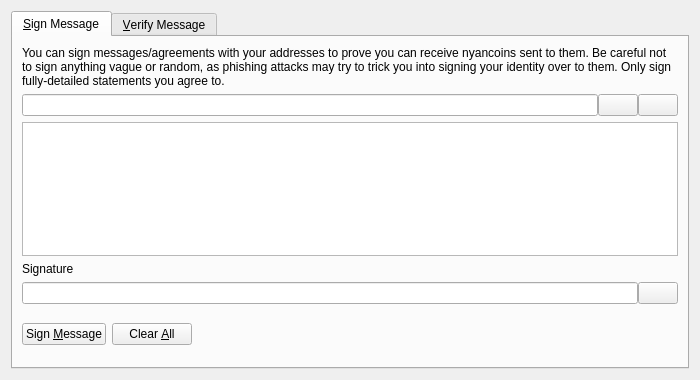
<?xml version="1.0" encoding="UTF-8"?>
<ui version="4.0">
 <class>SignVerifyMessageDialog</class>
 <widget class="QDialog" name="SignVerifyMessageDialog">
  <property name="geometry">
   <rect>
    <x>0</x>
    <y>0</y>
    <width>700</width>
    <height>380</height>
   </rect>
  </property>
  <property name="windowTitle">
   <string>Signatures - Sign / Verify a Message</string>
  </property>
  <property name="modal">
   <bool>true</bool>
  </property>
  <layout class="QVBoxLayout" name="verticalLayout">
   <item>
    <widget class="QTabWidget" name="tabWidget">
     <property name="currentIndex">
      <number>0</number>
     </property>
     <widget class="QWidget" name="tabSignMessage">
      <attribute name="title">
       <string>&amp;Sign Message</string>
      </attribute>
      <layout class="QVBoxLayout" name="verticalLayout_SM">
       <item>
        <widget class="QLabel" name="infoLabel_SM">
         <property name="text">
          <string>You can sign messages/agreements with your addresses to prove you can receive nyancoins sent to them. Be careful not to sign anything vague or random, as phishing attacks may try to trick you into signing your identity over to them. Only sign fully-detailed statements you agree to.</string>
         </property>
         <property name="textFormat">
          <enum>Qt::PlainText</enum>
         </property>
         <property name="wordWrap">
          <bool>true</bool>
         </property>
        </widget>
       </item>
       <item>
        <layout class="QHBoxLayout" name="horizontalLayout_1_SM">
         <property name="spacing">
          <number>0</number>
         </property>
         <item>
          <widget class="QValidatedLineEdit" name="addressIn_SM">
           <property name="toolTip">
            <string>The Nyancoin address to sign the message with</string>
           </property>
          </widget>
         </item>
         <item>
          <widget class="QPushButton" name="addressBookButton_SM">
           <property name="toolTip">
            <string>Choose previously used address</string>
           </property>
           <property name="text">
            <string/>
           </property>
           <property name="icon">
            <iconset resource="../bitcoin.qrc">
             <normaloff>:/icons/address-book</normaloff>:/icons/address-book</iconset>
           </property>
           <property name="shortcut">
            <string>Alt+A</string>
           </property>
           <property name="autoDefault">
            <bool>false</bool>
           </property>
          </widget>
         </item>
         <item>
          <widget class="QPushButton" name="pasteButton_SM">
           <property name="toolTip">
            <string>Paste address from clipboard</string>
           </property>
           <property name="text">
            <string/>
           </property>
           <property name="icon">
            <iconset resource="../bitcoin.qrc">
             <normaloff>:/icons/editpaste</normaloff>:/icons/editpaste</iconset>
           </property>
           <property name="shortcut">
            <string>Alt+P</string>
           </property>
           <property name="autoDefault">
            <bool>false</bool>
           </property>
          </widget>
         </item>
        </layout>
       </item>
       <item>
        <widget class="QPlainTextEdit" name="messageIn_SM">
         <property name="toolTip">
          <string>Enter the message you want to sign here</string>
         </property>
        </widget>
       </item>
       <item>
        <widget class="QLabel" name="signatureLabel_SM">
         <property name="text">
          <string>Signature</string>
         </property>
         <property name="textFormat">
          <enum>Qt::PlainText</enum>
         </property>
        </widget>
       </item>
       <item>
        <layout class="QHBoxLayout" name="horizontalLayout_2_SM">
         <property name="spacing">
          <number>0</number>
         </property>
         <item>
          <widget class="QLineEdit" name="signatureOut_SM">
           <property name="font">
            <font>
             <italic>true</italic>
            </font>
           </property>
           <property name="readOnly">
            <bool>true</bool>
           </property>
          </widget>
         </item>
         <item>
          <widget class="QPushButton" name="copySignatureButton_SM">
           <property name="toolTip">
            <string>Copy the current signature to the system clipboard</string>
           </property>
           <property name="text">
            <string/>
           </property>
           <property name="icon">
            <iconset resource="../bitcoin.qrc">
             <normaloff>:/icons/editcopy</normaloff>:/icons/editcopy</iconset>
           </property>
           <property name="autoDefault">
            <bool>false</bool>
           </property>
          </widget>
         </item>
        </layout>
       </item>
       <item>
        <layout class="QHBoxLayout" name="horizontalLayout_3_SM">
         <item>
          <widget class="QPushButton" name="signMessageButton_SM">
           <property name="toolTip">
            <string>Sign the message to prove you own this Nyancoin address</string>
           </property>
           <property name="text">
            <string>Sign &amp;Message</string>
           </property>
           <property name="icon">
            <iconset resource="../bitcoin.qrc">
             <normaloff>:/icons/edit</normaloff>:/icons/edit</iconset>
           </property>
           <property name="autoDefault">
            <bool>false</bool>
           </property>
          </widget>
         </item>
         <item>
          <widget class="QPushButton" name="clearButton_SM">
           <property name="toolTip">
            <string>Reset all sign message fields</string>
           </property>
           <property name="text">
            <string>Clear &amp;All</string>
           </property>
           <property name="icon">
            <iconset resource="../bitcoin.qrc">
             <normaloff>:/icons/remove</normaloff>:/icons/remove</iconset>
           </property>
           <property name="autoDefault">
            <bool>false</bool>
           </property>
          </widget>
         </item>
         <item>
          <spacer name="horizontalSpacer_1_SM">
           <property name="orientation">
            <enum>Qt::Horizontal</enum>
           </property>
           <property name="sizeHint" stdset="0">
            <size>
             <width>40</width>
             <height>48</height>
            </size>
           </property>
          </spacer>
         </item>
         <item>
          <widget class="QLabel" name="statusLabel_SM">
           <property name="font">
            <font>
             <weight>75</weight>
             <bold>true</bold>
            </font>
           </property>
           <property name="text">
            <string/>
           </property>
           <property name="wordWrap">
            <bool>true</bool>
           </property>
          </widget>
         </item>
         <item>
          <spacer name="horizontalSpacer_2_SM">
           <property name="orientation">
            <enum>Qt::Horizontal</enum>
           </property>
           <property name="sizeHint" stdset="0">
            <size>
             <width>40</width>
             <height>48</height>
            </size>
           </property>
          </spacer>
         </item>
        </layout>
       </item>
      </layout>
     </widget>
     <widget class="QWidget" name="tabVerifyMessage">
      <attribute name="title">
       <string>&amp;Verify Message</string>
      </attribute>
      <layout class="QVBoxLayout" name="verticalLayout_VM">
       <item>
        <widget class="QLabel" name="infoLabel_VM">
         <property name="text">
          <string>Enter the receiver's address, message (ensure you copy line breaks, spaces, tabs, etc. exactly) and signature below to verify the message. Be careful not to read more into the signature than what is in the signed message itself, to avoid being tricked by a man-in-the-middle attack. Note that this only proves the signing party receives with the address, it cannot prove sendership of any transaction!</string>
         </property>
         <property name="textFormat">
          <enum>Qt::PlainText</enum>
         </property>
         <property name="alignment">
          <set>Qt::AlignLeading|Qt::AlignLeft|Qt::AlignTop</set>
         </property>
         <property name="wordWrap">
          <bool>true</bool>
         </property>
        </widget>
       </item>
       <item>
        <layout class="QHBoxLayout" name="horizontalLayout_1_VM">
         <property name="spacing">
          <number>0</number>
         </property>
         <item>
          <widget class="QValidatedLineEdit" name="addressIn_VM">
           <property name="toolTip">
            <string>The Nyancoin address the message was signed with</string>
           </property>
          </widget>
         </item>
         <item>
          <widget class="QPushButton" name="addressBookButton_VM">
           <property name="toolTip">
            <string>Choose previously used address</string>
           </property>
           <property name="text">
            <string/>
           </property>
           <property name="icon">
            <iconset resource="../bitcoin.qrc">
             <normaloff>:/icons/address-book</normaloff>:/icons/address-book</iconset>
           </property>
           <property name="shortcut">
            <string>Alt+A</string>
           </property>
           <property name="autoDefault">
            <bool>false</bool>
           </property>
          </widget>
         </item>
        </layout>
       </item>
       <item>
        <widget class="QPlainTextEdit" name="messageIn_VM"/>
       </item>
       <item>
        <widget class="QValidatedLineEdit" name="signatureIn_VM"/>
       </item>
       <item>
        <layout class="QHBoxLayout" name="horizontalLayout_2_VM">
         <item>
          <widget class="QPushButton" name="verifyMessageButton_VM">
           <property name="toolTip">
            <string>Verify the message to ensure it was signed with the specified Nyancoin address</string>
           </property>
           <property name="text">
            <string>Verify &amp;Message</string>
           </property>
           <property name="icon">
            <iconset resource="../bitcoin.qrc">
             <normaloff>:/icons/transaction_0</normaloff>:/icons/transaction_0</iconset>
           </property>
           <property name="autoDefault">
            <bool>false</bool>
           </property>
          </widget>
         </item>
         <item>
          <widget class="QPushButton" name="clearButton_VM">
           <property name="toolTip">
            <string>Reset all verify message fields</string>
           </property>
           <property name="text">
            <string>Clear &amp;All</string>
           </property>
           <property name="icon">
            <iconset resource="../bitcoin.qrc">
             <normaloff>:/icons/remove</normaloff>:/icons/remove</iconset>
           </property>
           <property name="autoDefault">
            <bool>false</bool>
           </property>
          </widget>
         </item>
         <item>
          <spacer name="horizontalSpacer_1_VM">
           <property name="orientation">
            <enum>Qt::Horizontal</enum>
           </property>
           <property name="sizeHint" stdset="0">
            <size>
             <width>40</width>
             <height>48</height>
            </size>
           </property>
          </spacer>
         </item>
         <item>
          <widget class="QLabel" name="statusLabel_VM">
           <property name="font">
            <font>
             <weight>75</weight>
             <bold>true</bold>
            </font>
           </property>
           <property name="text">
            <string/>
           </property>
           <property name="wordWrap">
            <bool>true</bool>
           </property>
          </widget>
         </item>
         <item>
          <spacer name="horizontalSpacer_2_VM">
           <property name="orientation">
            <enum>Qt::Horizontal</enum>
           </property>
           <property name="sizeHint" stdset="0">
            <size>
             <width>40</width>
             <height>48</height>
            </size>
           </property>
          </spacer>
         </item>
        </layout>
       </item>
      </layout>
     </widget>
    </widget>
   </item>
  </layout>
 </widget>
 <customwidgets>
  <customwidget>
   <class>QValidatedLineEdit</class>
   <extends>QLineEdit</extends>
   <header>qvalidatedlineedit.h</header>
  </customwidget>
 </customwidgets>
 <resources>
  <include location="../bitcoin.qrc"/>
 </resources>
 <connections/>
</ui>
